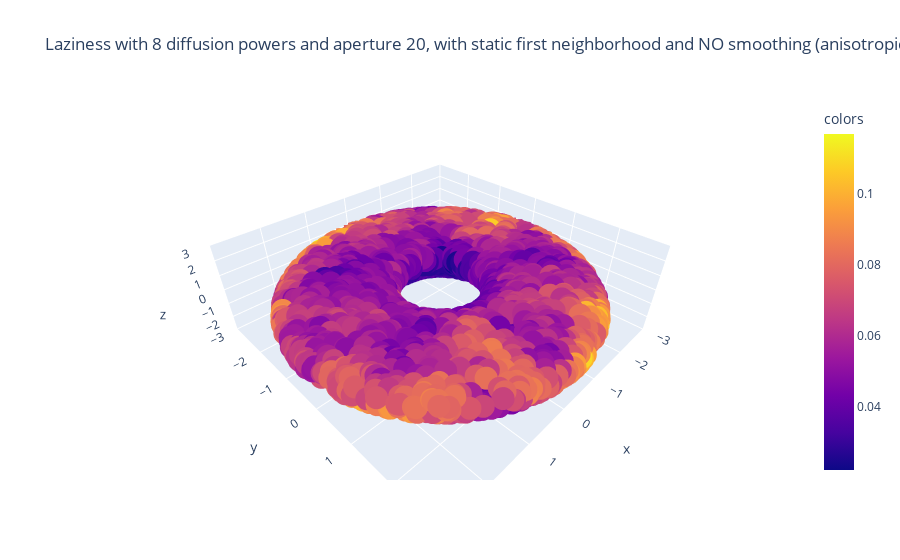

Here is the notebook cell this chart was saved with:
### Code cell
plot_3d(X,ks,title="Laziness with 8 diffusion powers and aperture 20, with static first neighborhood and NO smoothing (anisotropic)",use_plotly=True)

### Figure 1 — Plotly figure (JSON) as saved in the notebook; plotly's stock layout.template omitted (floating-point values rounded to 4 significant figures; data arrays with more than 128 entries replaced by an {"elided": "..."} marker saying what was removed)
{"data": [{"hovertemplate": "x=%{x}<br>y=%{y}<br>z=%{z}<br>colors=%{marker.color}<extra></extra>", "legendgroup": "", "marker": {"color": {"elided": "2495 float values"}, "coloraxis": "coloraxis", "symbol": "circle"}, "mode": "markers", "name": "", "scene": "scene", "showlegend": false, "type": "scatter3d", "x": {"elided": "2495 float values"}, "y": {"elided": "2495 float values"}, "z": {"elided": "2495 float values"}}], "layout": {"coloraxis": {"colorbar": {"title": {"text": "colors"}}, "colorscale": [[0, "#0d0887"], [0.1111, "#46039f"], [0.2222, "#7201a8"], [0.3333, "#9c179e"], [0.4444, "#bd3786"], [0.5556, "#d8576b"], [0.6667, "#ed7953"], [0.7778, "#fb9f3a"], [0.8889, "#fdca26"], [1, "#f0f921"]]}, "legend": {"tracegroupgap": 0}, "scene": {"domain": {"x": [0, 1], "y": [0, 1]}, "xaxis": {"range": [-3, 3], "title": {"text": "x"}}, "yaxis": {"range": [-3, 3], "title": {"text": "y"}}, "zaxis": {"range": [-3, 3], "title": {"text": "z"}}}, "title": {"text": "Laziness with 8 diffusion powers and aperture 20, with static first neighborhood and NO smoothing (anisotropic)"}}}
